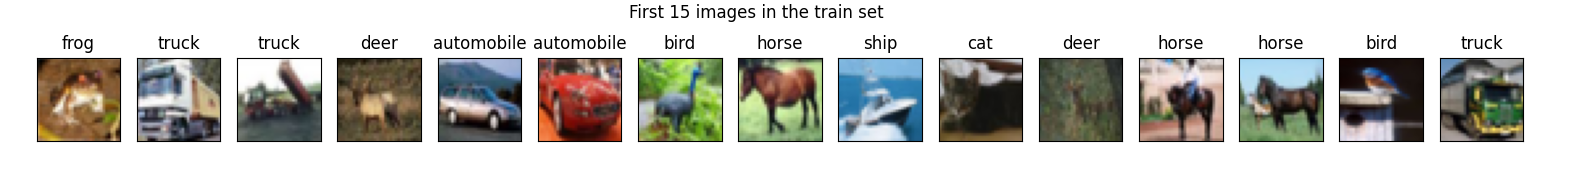

Here is the Python script that generated this plot:
#실습5-4
import tensorflow.keras.datasets as ds
from tensorflow.keras.preprocessing.image import ImageDataGenerator
import matplotlib.pyplot as plt

(x_train, y_train), (x_test, y_test) = ds.cifar10.load_data()
x_train = x_train.astype('float32') / 255.0
x_test = x_test.astype('float32') / 255.0

class_names = ['airplane', 'automobile', 'bird', 'cat', 'deer', 'dog', 'frog', 'horse', 'ship', 'truck']

plt.figure(figsize=(20, 2))
plt.suptitle('First 15 images in the train set')
for i in range(15):
    plt.subplot(1, 15, i + 1)
    plt.imshow(x_train[i])
    plt.xticks([]); plt.yticks([])
    plt.title(class_names[int(y_train[i])])
plt.show()

batch_size = 4
generator = ImageDataGenerator(
    rotation_range=20.0,
    width_shift_range=0.2,
    height_shift_range=0.2,
    horizontal_flip=True
)
gen = generator.flow(x_train, y_train, batch_size=batch_size)

for a in range(3):
    img, label = gen.next()
    plt.figure(figsize=(8, 2.4))
    plt.suptitle('Generator trial ' + str(a + 1))
    for i in range(batch_size):
        plt.subplot(1, batch_size, i + 1)
        plt.imshow(img[i])
        plt.xticks([]); plt.yticks([])
        plt.title(class_names[int(label[i])])
    plt.show()
